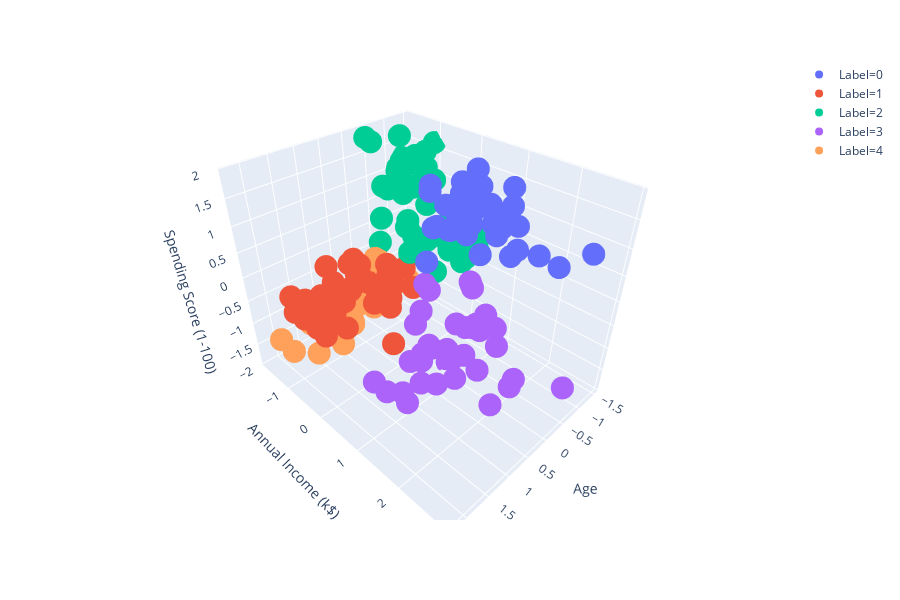

Notebook code for this chart:
### Code cell
# Perform K-means algorithm on the data and visualize them 
model = KMeans(n_clusters=5)
model.fit(sca_data)
labels = model.labels_
centroids = model.cluster_centers_

char_labels = [str(i) for i in labels]
sca_data['Label'] = char_labels
sca_data.sort_values(by='Label',inplace=True)
fig = px.scatter_3d(sca_data,x='Age',
                    y='Annual Income (k$)',
                    z='Spending Score (1-100)',
                    color='Label')
fig.show()
